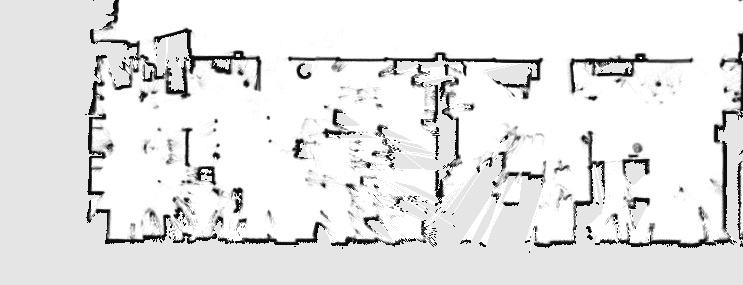
#> input picture Map_Merging/Prototypes/Ver2_Multi/Images/fr097_multi_crop2.jpg, 743 x 285 px
$ python rotation_scale_changer.py
#> lines starting #> are read from the running program, lines starting #| are printed output that depends on the picture
import cv2 as cv
import imutils
import numpy as np

img = cv.imread('Images/fr097_multi_crop2.jpg',0)
#> img is the input picture: shape (285, 743); min 3, max 255, mean 229.8

width = int(img.shape[1] * 5)
#> width = 3715
height = int(img.shape[0] * 5)
#> height = 1425
dim = (width, height)
#> dim = (3715, 1425)
print(dim)
#| (3715, 1425)

# [27 lines of commented-out code are left out]

new_img = imutils.rotate_bound(img, 10)
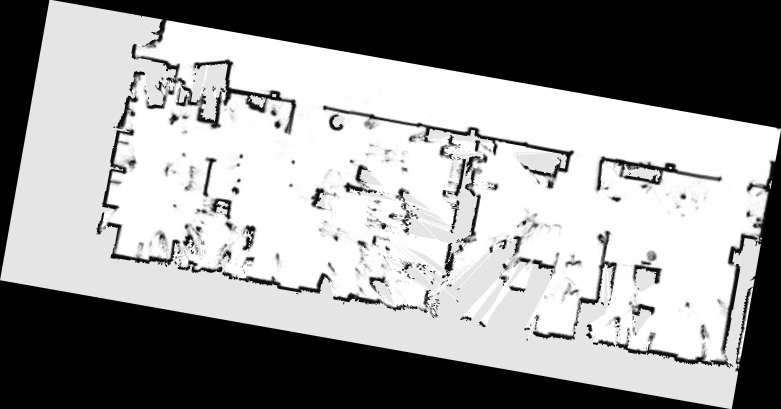
#> new_img: shape (409, 781); min 0, max 255, mean 152.3
black_location = np.where((new_img[:,:] ==0))
#> black_location = 106682 positions, rows 0 to 408, columns 0 to 780
new_img[black_location] = 220
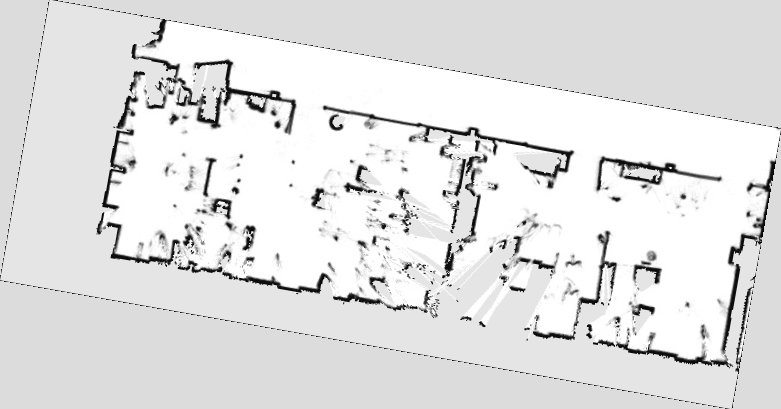
#> new_img: shape (409, 781); min 1, max 255, mean 225.8

new_img = imutils.rotate_bound(new_img, 10)
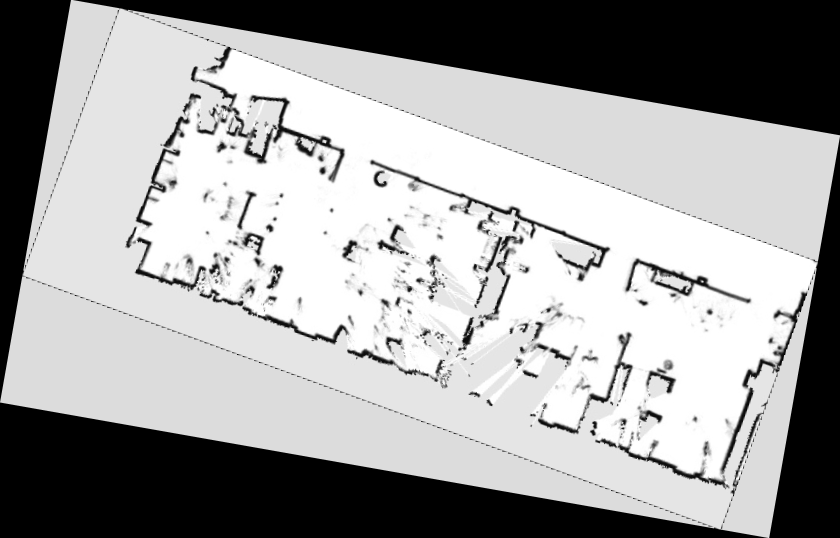
#> new_img: shape (538, 840); min 0, max 255, mean 159.6

cv.imwrite('Images/fr097_multi_crop2_scaled.jpg', new_img)

$ run again, with Map_Merging/Prototypes/Ver2_Multi/Images/fr097_multi_crop1.jpg copied over Map_Merging/Prototypes/Ver2_Multi/Images/fr097_multi_crop2.jpg
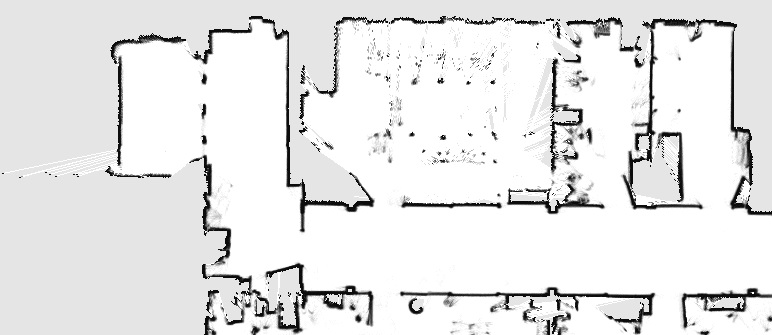
#> input picture Map_Merging/Prototypes/Ver2_Multi/Images/fr097_multi_crop1.jpg, 772 x 335 px
#> img is the input picture: shape (335, 772); min 3, max 255, mean 231
#| (3860, 1675)
#> `new_img = imutils.rotate_bound(img, 10)`:
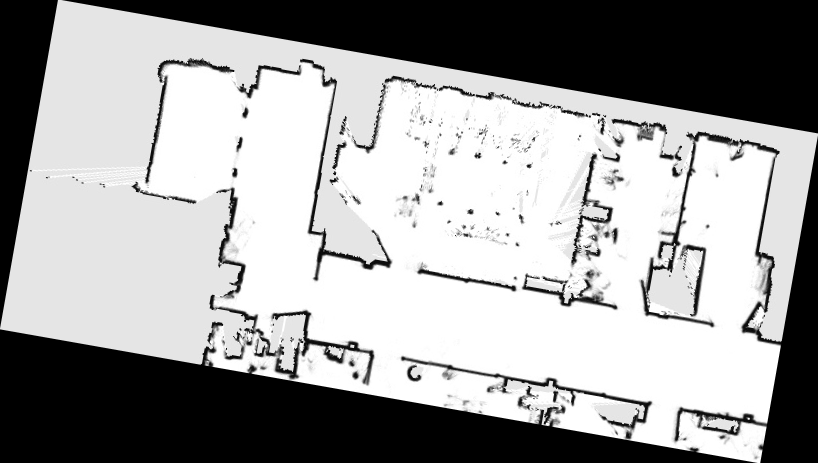
#> new_img: shape (463, 818); min 0, max 255, mean 157.8
#> black_location = 119051 positions, rows 0 to 462, columns 0 to 817
#> `new_img = imutils.rotate_bound(new_img, 10)`:
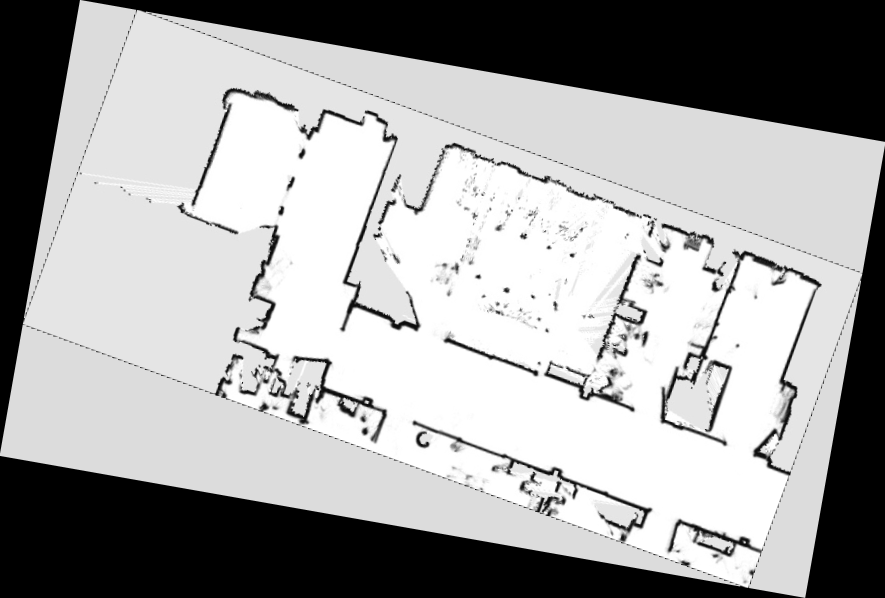
#> new_img: shape (598, 885); min 0, max 255, mean 162.4

$ run again, with Map_Merging/Prototypes/Ver2_Multi/Images/fr097_multi_crop3.jpg copied over Map_Merging/Prototypes/Ver2_Multi/Images/fr097_multi_crop2.jpg
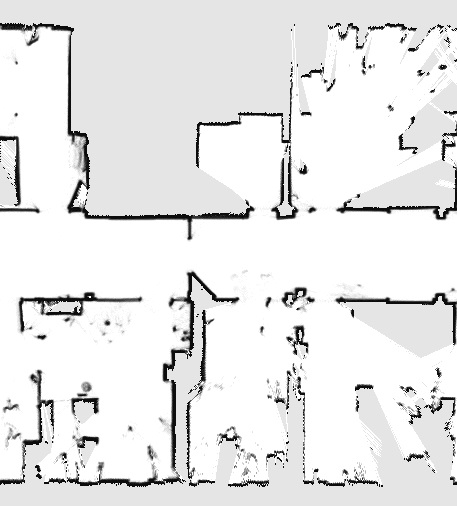
#> input picture Map_Merging/Prototypes/Ver2_Multi/Images/fr097_multi_crop3.jpg, 457 x 506 px
#> img is the input picture: shape (506, 457); min 3, max 255, mean 232
#| (2285, 2530)
#> `new_img = imutils.rotate_bound(img, 10)`:
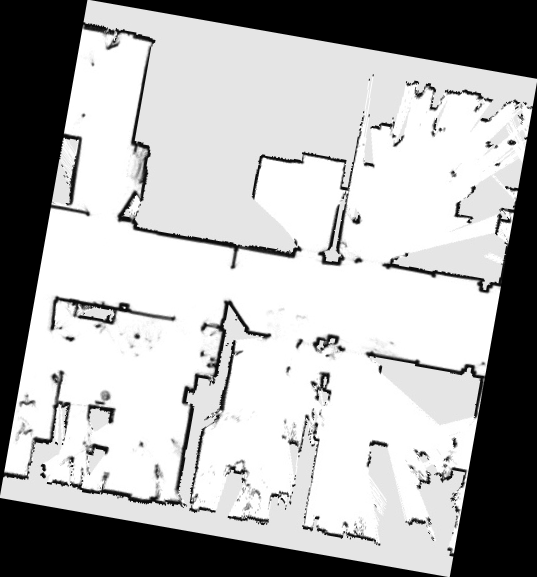
#> new_img: shape (577, 537); min 0, max 255, mean 173.2
#> black_location = 77685 positions, rows 0 to 576, columns 0 to 536
#> `new_img = imutils.rotate_bound(new_img, 10)`:
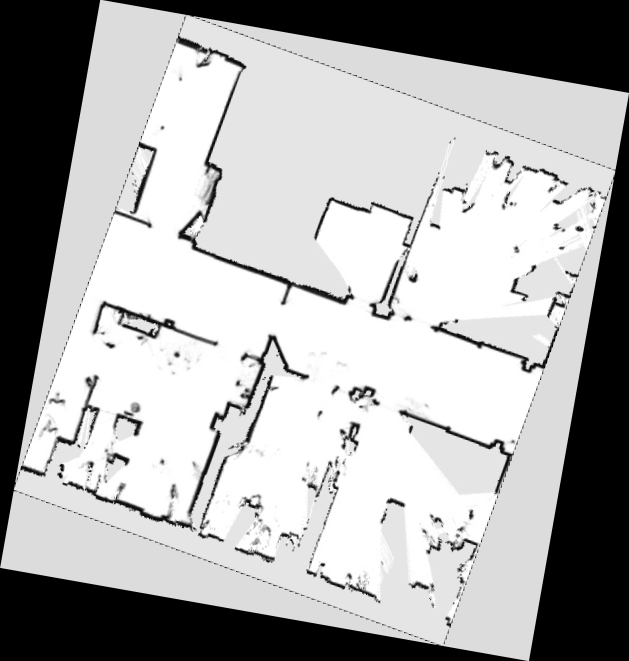
#> new_img: shape (661, 629); min 0, max 255, mean 170.2

$ run again, with Map_Merging/Prototypes/Ver2_Multi/Images/fr097_multi_crop4.jpg copied over Map_Merging/Prototypes/Ver2_Multi/Images/fr097_multi_crop2.jpg
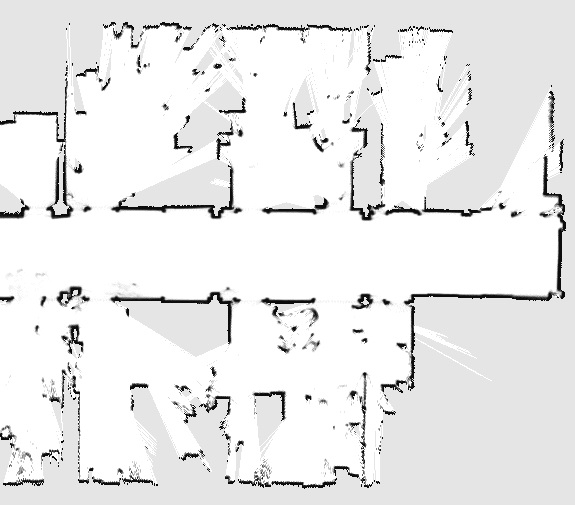
#> input picture Map_Merging/Prototypes/Ver2_Multi/Images/fr097_multi_crop4.jpg, 575 x 505 px
#> img is the input picture: shape (505, 575); min 4, max 255, mean 234.5
#| (2875, 2525)
#> `new_img = imutils.rotate_bound(img, 10)`:
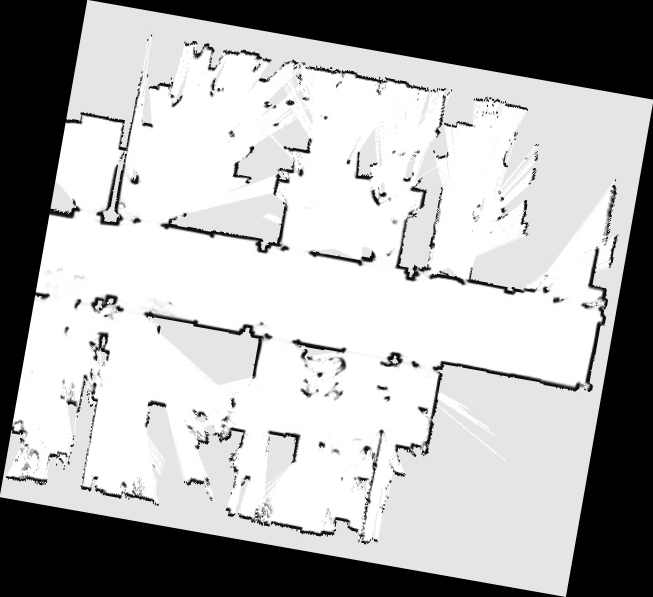
#> new_img: shape (597, 653); min 0, max 255, mean 174.7
#> black_location = 98423 positions, rows 0 to 596, columns 0 to 652
#> `new_img = imutils.rotate_bound(new_img, 10)`:
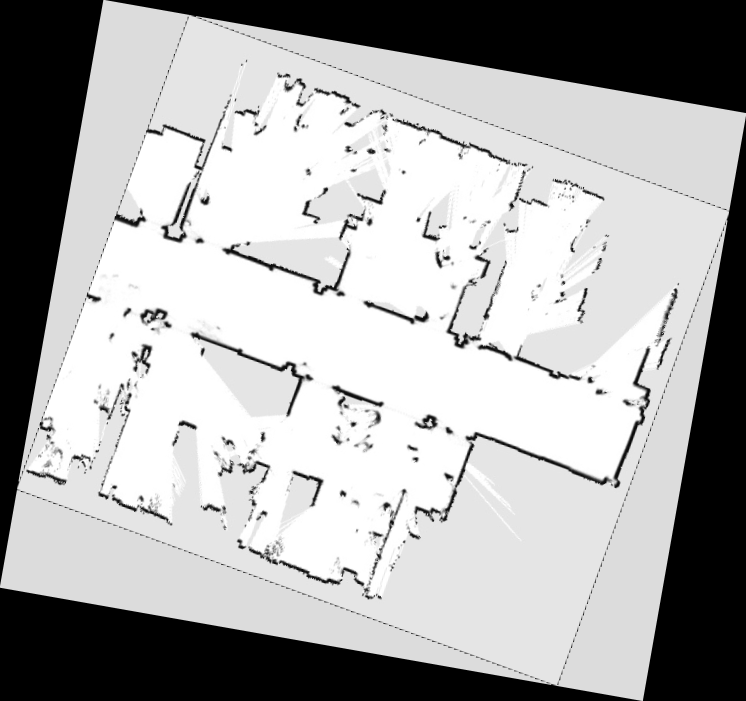
#> new_img: shape (701, 746); min 0, max 255, mean 171.6
